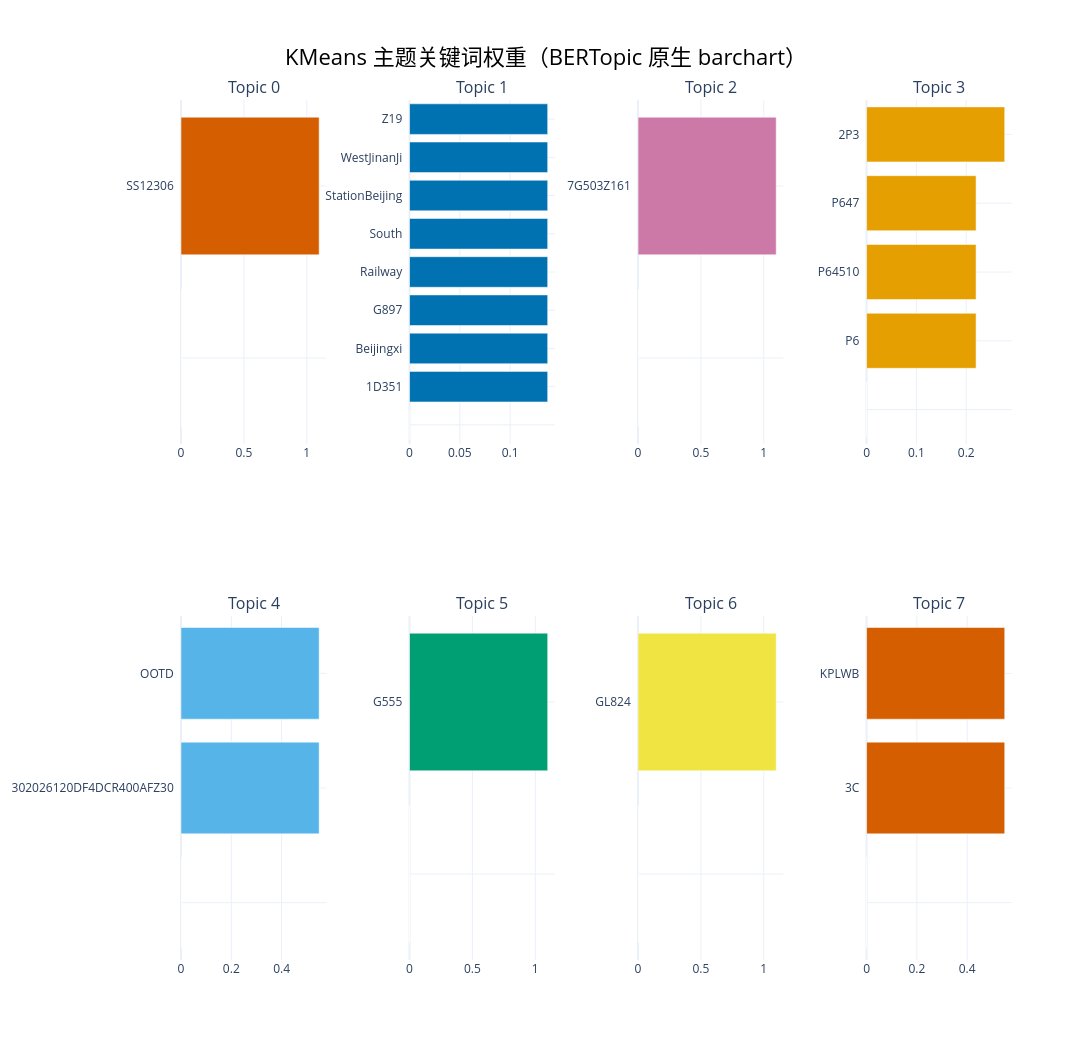

The code cell stored with this chart in its notebook:
### Code cell
valid_topics = [
    int(topic)
    for topic in topic_model.get_topic_info()["Topic"].tolist()
    if int(topic) != -1
]
if not valid_topics:
    raise ValueError("没有可展示的主题，请先确认 KMeans 聚类是否成功。")

keyword_rows = []
for topic_id in valid_topics:
    for rank, (keyword, score) in enumerate((topic_model.get_topic(topic_id) or [])[:N_WORDS], start=1):
        keyword_rows.append(
            {"topic": topic_id, "rank": rank, "keyword": keyword, "score": score}
        )
keyword_df = pd.DataFrame(keyword_rows)
keyword_csv_path = OUTPUT_DIR / "kmeans_barchart_keywords.csv"
keyword_df.to_csv(keyword_csv_path, index=False, encoding="utf-8-sig")

barchart = topic_model.visualize_barchart(
    topics=valid_topics,
    n_words=N_WORDS,
    title="KMeans 主题关键词权重（BERTopic 原生 barchart）",
    width=1200,
    height=max(450, 260 * ((len(valid_topics) + 3) // 4)),
)
barchart_path = OUTPUT_DIR / "kmeans_native_barchart.html"
barchart.write_html(barchart_path, include_plotlyjs=True)

# single_barchart_dir = OUTPUT_DIR / "individual_barcharts"
# single_barchart_dir.mkdir(exist_ok=True)
# single_barchart_paths = []
# for topic_id in valid_topics:
#     single_barchart = topic_model.visualize_barchart(
#         topics=[topic_id],
#         n_words=N_WORDS,
#         title=f"KMeans 主题 {topic_id} 关键词权重",
#         width=900,
#         height=420,
#     )
#     single_path = single_barchart_dir / f"barchart_topic_{topic_id}.html"
#     single_barchart.write_html(single_path, include_plotlyjs=True)
#     single_barchart_paths.append(single_path)

# print(f"原生 barchart 已保存到：{barchart_path.resolve()}")
# print(f"关键词明细已保存到：{keyword_csv_path.resolve()}")
# print(f"单主题 barchart 已保存 {len(single_barchart_paths)} 个到：{single_barchart_dir.resolve()}")
barchart

### Figure 1 — Plotly figure (JSON) as saved in the notebook; plotly's stock layout.template omitted (floating-point values rounded to 4 significant figures)
{"data": [{"marker": {"color": "#D55E00"}, "orientation": "h", "type": "bar", "x": [1e-05, 1e-05, 1e-05, 1e-05, 1e-05, 1e-05, 1e-05, 1e-05, 1e-05, 1.099], "xaxis": "x", "y": ["  ", "  ", "  ", "  ", "  ", "  ", "  ", "  ", "  ", "SS12306  "], "yaxis": "y"}, {"marker": {"color": "#0072B2"}, "orientation": "h", "type": "bar", "x": [1e-05, 1e-05, 0.1373, 0.1373, 0.1373, 0.1373, 0.1373, 0.1373, 0.1373, 0.1373], "xaxis": "x2", "y": ["  ", "  ", "1D351  ", "Beijingxi  ", "G897  ", "Railway  ", "South  ", "StationBeijing  ", "WestJinanJi  ", "Z19  "], "yaxis": "y2"}, {"marker": {"color": "#CC79A7"}, "orientation": "h", "type": "bar", "x": [1e-05, 1e-05, 1e-05, 1e-05, 1e-05, 1e-05, 1e-05, 1e-05, 1e-05, 1.099], "xaxis": "x3", "y": ["  ", "  ", "  ", "  ", "  ", "  ", "  ", "  ", "  ", "7G503Z161  "], "yaxis": "y3"}, {"marker": {"color": "#E69F00"}, "orientation": "h", "type": "bar", "x": [1e-05, 1e-05, 1e-05, 1e-05, 1e-05, 1e-05, 0.2197, 0.2197, 0.2197, 0.2773], "xaxis": "x4", "y": ["  ", "  ", "  ", "  ", "  ", "  ", "P6  ", "P64510  ", "P647  ", "2P3  "], "yaxis": "y4"}, {"marker": {"color": "#56B4E9"}, "orientation": "h", "type": "bar", "x": [1e-05, 1e-05, 1e-05, 1e-05, 1e-05, 1e-05, 1e-05, 1e-05, 0.5493, 0.5493], "xaxis": "x5", "y": ["  ", "  ", "  ", "  ", "  ", "  ", "  ", "  ", "302026120DF4DCR400AFZ30  ", "OOTD  "], "yaxis": "y5"}, {"marker": {"color": "#009E73"}, "orientation": "h", "type": "bar", "x": [1e-05, 1e-05, 1e-05, 1e-05, 1e-05, 1e-05, 1e-05, 1e-05, 1e-05, 1.099], "xaxis": "x6", "y": ["  ", "  ", "  ", "  ", "  ", "  ", "  ", "  ", "  ", "G555  "], "yaxis": "y6"}, {"marker": {"color": "#F0E442"}, "orientation": "h", "type": "bar", "x": [1e-05, 1e-05, 1e-05, 1e-05, 1e-05, 1e-05, 1e-05, 1e-05, 1e-05, 1.099], "xaxis": "x7", "y": ["  ", "  ", "  ", "  ", "  ", "  ", "  ", "  ", "  ", "GL824  "], "yaxis": "y7"}, {"marker": {"color": "#D55E00"}, "orientation": "h", "type": "bar", "x": [1e-05, 1e-05, 1e-05, 1e-05, 1e-05, 1e-05, 1e-05, 1e-05, 0.5493, 0.5493], "xaxis": "x8", "y": ["  ", "  ", "  ", "  ", "  ", "  ", "  ", "  ", "3C  ", "KPLWB  "], "yaxis": "y8"}], "layout": {"annotations": [{"font": {"size": 16}, "showarrow": false, "text": "Topic 0", "x": 0.0875, "xanchor": "center", "xref": "paper", "y": 1, "yanchor": "bottom", "yref": "paper"}, {"font": {"size": 16}, "showarrow": false, "text": "Topic 1", "x": 0.3625, "xanchor": "center", "xref": "paper", "y": 1, "yanchor": "bottom", "yref": "paper"}, {"font": {"size": 16}, "showarrow": false, "text": "Topic 2", "x": 0.6375, "xanchor": "center", "xref": "paper", "y": 1, "yanchor": "bottom", "yref": "paper"}, {"font": {"size": 16}, "showarrow": false, "text": "Topic 3", "x": 0.9125, "xanchor": "center", "xref": "paper", "y": 1, "yanchor": "bottom", "yref": "paper"}, {"font": {"size": 16}, "showarrow": false, "text": "Topic 4", "x": 0.0875, "xanchor": "center", "xref": "paper", "y": 0.4, "yanchor": "bottom", "yref": "paper"}, {"font": {"size": 16}, "showarrow": false, "text": "Topic 5", "x": 0.3625, "xanchor": "center", "xref": "paper", "y": 0.4, "yanchor": "bottom", "yref": "paper"}, {"font": {"size": 16}, "showarrow": false, "text": "Topic 6", "x": 0.6375, "xanchor": "center", "xref": "paper", "y": 0.4, "yanchor": "bottom", "yref": "paper"}, {"font": {"size": 16}, "showarrow": false, "text": "Topic 7", "x": 0.9125, "xanchor": "center", "xref": "paper", "y": 0.4, "yanchor": "bottom", "yref": "paper"}], "height": 1040, "hoverlabel": {"bgcolor": "white", "font": {"family": "Rockwell", "size": 16}}, "showlegend": false, "title": {"font": {"color": "Black", "size": 22}, "text": "KMeans 主题关键词权重（BERTopic 原生 barchart）", "x": 0.5, "xanchor": "center", "yanchor": "top"}, "width": 4800, "xaxis": {"anchor": "y", "domain": [0, 0.175], "showgrid": true}, "xaxis2": {"anchor": "y2", "domain": [0.275, 0.45], "showgrid": true}, "xaxis3": {"anchor": "y3", "domain": [0.55, 0.725], "showgrid": true}, "xaxis4": {"anchor": "y4", "domain": [0.825, 1], "showgrid": true}, "xaxis5": {"anchor": "y5", "domain": [0, 0.175], "showgrid": true}, "xaxis6": {"anchor": "y6", "domain": [0.275, 0.45], "showgrid": true}, "xaxis7": {"anchor": "y7", "domain": [0.55, 0.725], "showgrid": true}, "xaxis8": {"anchor": "y8", "domain": [0.825, 1], "showgrid": true}, "yaxis": {"anchor": "x", "domain": [0.6, 1], "showgrid": true}, "yaxis2": {"anchor": "x2", "domain": [0.6, 1], "showgrid": true}, "yaxis3": {"anchor": "x3", "domain": [0.6, 1], "showgrid": true}, "yaxis4": {"anchor": "x4", "domain": [0.6, 1], "showgrid": true}, "yaxis5": {"anchor": "x5", "domain": [0, 0.4], "showgrid": true}, "yaxis6": {"anchor": "x6", "domain": [0, 0.4], "showgrid": true}, "yaxis7": {"anchor": "x7", "domain": [0, 0.4], "showgrid": true}, "yaxis8": {"anchor": "x8", "domain": [0, 0.4], "showgrid": true}}}
